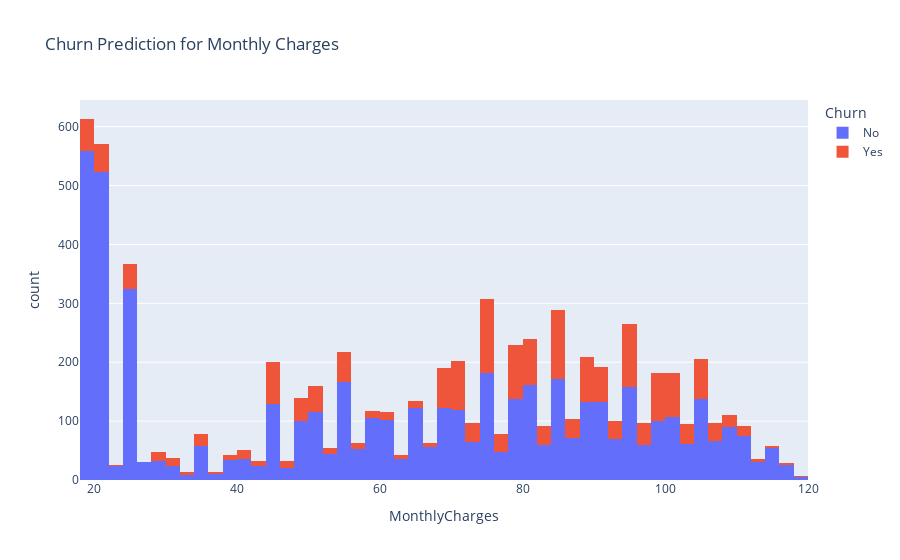

The notebook cell saved with this chart:
### Code cell
import plotly.express as px
fig = px.histogram(df_features, x="MonthlyCharges", color="Churn",title='Churn Prediction for Monthly Charges')
fig.show()

### Figure 1 — Plotly figure (JSON) as saved in the notebook; plotly's stock layout.template omitted (floating-point values rounded to 4 significant figures; data arrays with more than 128 entries replaced by an {"elided": "..."} marker saying what was removed)
{"data": [{"alignmentgroup": "True", "bingroup": "x", "hovertemplate": "Churn=No<br>MonthlyCharges=%{x}<br>count=%{y}<extra></extra>", "legendgroup": "No", "marker": {"color": "#636efa"}, "name": "No", "offsetgroup": "No", "orientation": "v", "showlegend": true, "type": "histogram", "x": {"elided": "5174 float values"}, "xaxis": "x", "yaxis": "y"}, {"alignmentgroup": "True", "bingroup": "x", "hovertemplate": "Churn=Yes<br>MonthlyCharges=%{x}<br>count=%{y}<extra></extra>", "legendgroup": "Yes", "marker": {"color": "#EF553B"}, "name": "Yes", "offsetgroup": "Yes", "orientation": "v", "showlegend": true, "type": "histogram", "x": {"elided": "1869 float values"}, "xaxis": "x", "yaxis": "y"}], "layout": {"barmode": "relative", "legend": {"title": {"text": "Churn"}, "tracegroupgap": 0}, "title": {"text": "Churn Prediction for Monthly Charges"}, "xaxis": {"anchor": "y", "domain": [0, 1], "title": {"text": "MonthlyCharges"}}, "yaxis": {"anchor": "x", "domain": [0, 1], "title": {"text": "count"}}}}
